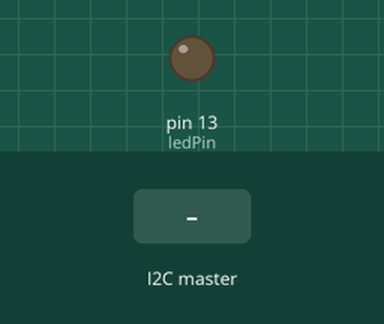
Bench run of a sketch on a simulated Arduino Uno, built with avr-gcc and run on an emulated ATmega328P. Shown: output pins drawn as LEDs (lit = HIGH). The inputs (shaded band) are chosen by the test bench. What the sketch prints to the serial monitor is not drawn.

Above: at 1.2 s.
1.3 s: the I2C master sends the byte 1
At 2.1 s:
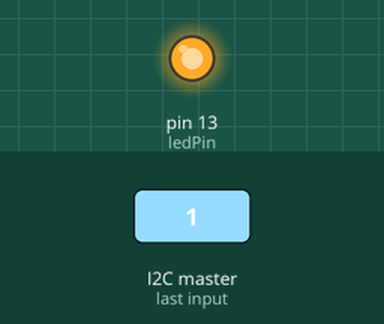
2.8 s: the I2C master sends the byte 0
At 3.3 s:
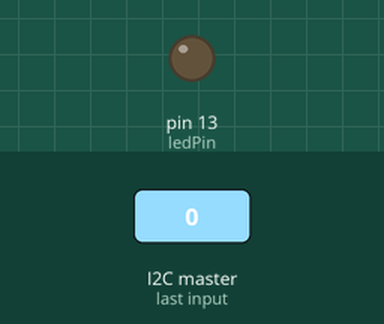
4.3 s: the I2C master sends the byte 2
At 5.6 s:
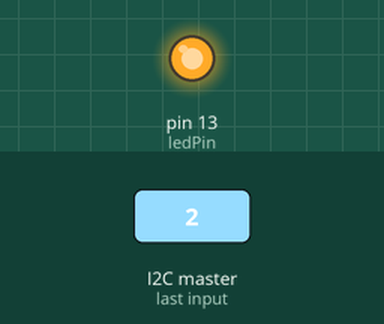
Timing chart, 0 to 7.3 s (numbered marks = the images above; inputs shaded):
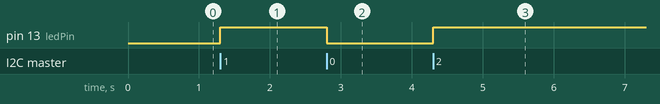

The sketch:

codigo_arduino_1.ino
```cpp
#include <Wire.h>

const int potPin = A0;
const int ledPin = LED_BUILTIN;

void setup() {
  Serial.begin(9600);
  Wire.begin(0x8);

  Wire.onReceive(receiveEvent);
  Wire.onRequest(requestEvent);

  pinMode(ledPin, OUTPUT);
  digitalWrite(ledPin, LOW);

  pinMode(potPin, INPUT);
}

void receiveEvent(int howMany) {
  while (Wire.available()) {
  char c = Wire.read();
    digitalWrite(ledPin, c);

    Serial.print("Recebido via I2C: ");
    Serial.println(c);
  }
}

void requestEvent() {
  int potValue = analogRead(potPin);
  Serial.println(potValue);

  Wire.write(highByte(potValue));
  Wire.write(lowByte(potValue));
}

void loop() {
  delay(100);
}
```

Measured:
- after the input at 1.3 s, pin 13 (ledPin): LOW → HIGH at once
- after the input at 2.8 s, pin 13 (ledPin): HIGH → LOW at once
- after the input at 4.3 s, pin 13 (ledPin): LOW → HIGH at once
